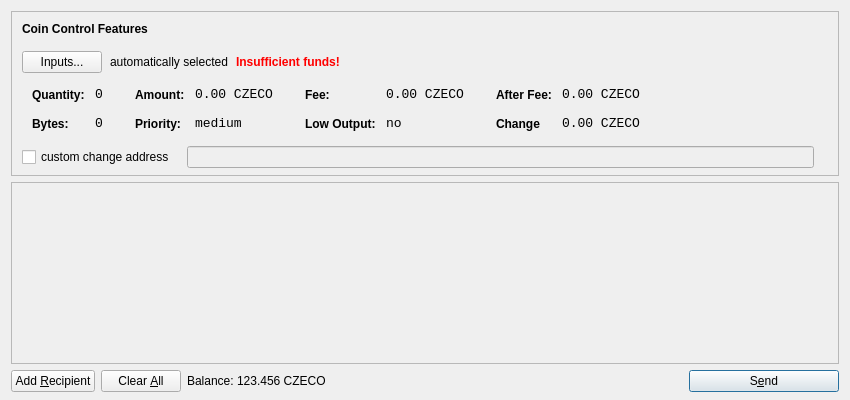
<?xml version="1.0" encoding="UTF-8"?>
<ui version="4.0">
 <class>SendCoinsDialog</class>
 <widget class="QDialog" name="SendCoinsDialog">
  <property name="geometry">
   <rect>
    <x>0</x>
    <y>0</y>
    <width>850</width>
    <height>400</height>
   </rect>
  </property>
  <property name="windowTitle">
   <string>Send Coins</string>
  </property>
  <layout class="QVBoxLayout" name="verticalLayout" stretch="0,1,0">
   <property name="bottomMargin">
    <number>8</number>
   </property>
   <item>
    <widget class="QFrame" name="frameCoinControl">
     <property name="sizePolicy">
      <sizepolicy hsizetype="Expanding" vsizetype="Expanding">
       <horstretch>0</horstretch>
       <verstretch>0</verstretch>
      </sizepolicy>
     </property>
     <property name="maximumSize">
      <size>
       <width>16777215</width>
       <height>16777215</height>
      </size>
     </property>
     <property name="frameShape">
      <enum>QFrame::StyledPanel</enum>
     </property>
     <property name="frameShadow">
      <enum>QFrame::Sunken</enum>
     </property>
     <layout class="QVBoxLayout" name="verticalLayoutCoinControl2">
      <property name="spacing">
       <number>-1</number>
      </property>
      <property name="leftMargin">
       <number>0</number>
      </property>
      <property name="topMargin">
       <number>0</number>
      </property>
      <property name="rightMargin">
       <number>0</number>
      </property>
      <property name="bottomMargin">
       <number>6</number>
      </property>
      <item>
       <layout class="QVBoxLayout" name="verticalLayoutCoinControl" stretch="0,0,0,0,1">
        <property name="spacing">
         <number>0</number>
        </property>
        <property name="leftMargin">
         <number>10</number>
        </property>
        <property name="topMargin">
         <number>10</number>
        </property>
        <item>
         <layout class="QHBoxLayout" name="horizontalLayoutCoinControl1">
          <property name="bottomMargin">
           <number>15</number>
          </property>
          <item>
           <widget class="QLabel" name="labelCoinControlFeatures">
            <property name="sizePolicy">
             <sizepolicy hsizetype="Preferred" vsizetype="Maximum">
              <horstretch>0</horstretch>
              <verstretch>0</verstretch>
             </sizepolicy>
            </property>
            <property name="font">
             <font>
              <weight>75</weight>
              <bold>true</bold>
             </font>
            </property>
            <property name="styleSheet">
             <string notr="true">font-weight:bold;</string>
            </property>
            <property name="text">
             <string>Coin Control Features</string>
            </property>
           </widget>
          </item>
         </layout>
        </item>
        <item>
         <layout class="QHBoxLayout" name="horizontalLayoutCoinControl2" stretch="0,0,0,0">
          <property name="spacing">
           <number>8</number>
          </property>
          <property name="bottomMargin">
           <number>10</number>
          </property>
          <item>
           <widget class="QPushButton" name="pushButtonCoinControl">
            <property name="styleSheet">
             <string notr="true"/>
            </property>
            <property name="text">
             <string>Inputs...</string>
            </property>
           </widget>
          </item>
          <item>
           <widget class="QLabel" name="labelCoinControlAutomaticallySelected">
            <property name="text">
             <string>automatically selected</string>
            </property>
            <property name="margin">
             <number>5</number>
            </property>
           </widget>
          </item>
          <item>
           <widget class="QLabel" name="labelCoinControlInsuffFunds">
            <property name="font">
             <font>
              <weight>75</weight>
              <bold>true</bold>
             </font>
            </property>
            <property name="styleSheet">
             <string notr="true">color:red;font-weight:bold;</string>
            </property>
            <property name="text">
             <string>Insufficient funds!</string>
            </property>
            <property name="margin">
             <number>5</number>
            </property>
           </widget>
          </item>
          <item>
           <spacer name="horizontalSpacerCoinControl">
            <property name="orientation">
             <enum>Qt::Horizontal</enum>
            </property>
            <property name="sizeHint" stdset="0">
             <size>
              <width>40</width>
              <height>1</height>
             </size>
            </property>
           </spacer>
          </item>
         </layout>
        </item>
        <item>
         <widget class="QWidget" name="widgetCoinControl" native="true">
          <property name="sizePolicy">
           <sizepolicy hsizetype="Preferred" vsizetype="Preferred">
            <horstretch>0</horstretch>
            <verstretch>0</verstretch>
           </sizepolicy>
          </property>
          <property name="minimumSize">
           <size>
            <width>0</width>
            <height>0</height>
           </size>
          </property>
          <property name="styleSheet">
           <string notr="true"/>
          </property>
          <layout class="QHBoxLayout" name="horizontalLayoutCoinControl5">
           <property name="margin">
            <number>0</number>
           </property>
           <item>
            <layout class="QHBoxLayout" name="horizontalLayoutCoinControl3" stretch="0,0,0,1">
             <property name="spacing">
              <number>20</number>
             </property>
             <property name="topMargin">
              <number>0</number>
             </property>
             <property name="bottomMargin">
              <number>10</number>
             </property>
             <item>
              <layout class="QFormLayout" name="formLayoutCoinControl1">
               <property name="horizontalSpacing">
                <number>10</number>
               </property>
               <property name="verticalSpacing">
                <number>14</number>
               </property>
               <property name="leftMargin">
                <number>10</number>
               </property>
               <property name="topMargin">
                <number>4</number>
               </property>
               <property name="rightMargin">
                <number>6</number>
               </property>
               <item row="0" column="0">
                <widget class="QLabel" name="labelCoinControlQuantityText">
                 <property name="styleSheet">
                  <string notr="true">font-weight:bold;</string>
                 </property>
                 <property name="text">
                  <string>Quantity:</string>
                 </property>
                 <property name="margin">
                  <number>0</number>
                 </property>
                </widget>
               </item>
               <item row="0" column="1">
                <widget class="QLabel" name="labelCoinControlQuantity">
                 <property name="font">
                  <font>
                   <family>Monospace</family>
                   <pointsize>10</pointsize>
                  </font>
                 </property>
                 <property name="cursor">
                  <cursorShape>IBeamCursor</cursorShape>
                 </property>
                 <property name="contextMenuPolicy">
                  <enum>Qt::ActionsContextMenu</enum>
                 </property>
                 <property name="text">
                  <string>0</string>
                 </property>
                 <property name="margin">
                  <number>0</number>
                 </property>
                 <property name="textInteractionFlags">
                  <set>Qt::LinksAccessibleByMouse|Qt::TextSelectableByKeyboard|Qt::TextSelectableByMouse</set>
                 </property>
                </widget>
               </item>
               <item row="1" column="0">
                <widget class="QLabel" name="labelCoinControlBytesText">
                 <property name="styleSheet">
                  <string notr="true">font-weight:bold;</string>
                 </property>
                 <property name="text">
                  <string>Bytes:</string>
                 </property>
                </widget>
               </item>
               <item row="1" column="1">
                <widget class="QLabel" name="labelCoinControlBytes">
                 <property name="font">
                  <font>
                   <family>Monospace</family>
                   <pointsize>10</pointsize>
                  </font>
                 </property>
                 <property name="cursor">
                  <cursorShape>IBeamCursor</cursorShape>
                 </property>
                 <property name="contextMenuPolicy">
                  <enum>Qt::ActionsContextMenu</enum>
                 </property>
                 <property name="text">
                  <string>0</string>
                 </property>
                 <property name="textInteractionFlags">
                  <set>Qt::LinksAccessibleByMouse|Qt::TextSelectableByKeyboard|Qt::TextSelectableByMouse</set>
                 </property>
                </widget>
               </item>
              </layout>
             </item>
             <item>
              <layout class="QFormLayout" name="formLayoutCoinControl2">
               <property name="horizontalSpacing">
                <number>10</number>
               </property>
               <property name="verticalSpacing">
                <number>14</number>
               </property>
               <property name="leftMargin">
                <number>6</number>
               </property>
               <property name="topMargin">
                <number>4</number>
               </property>
               <property name="rightMargin">
                <number>6</number>
               </property>
               <item row="0" column="0">
                <widget class="QLabel" name="labelCoinControlAmountText">
                 <property name="styleSheet">
                  <string notr="true">font-weight:bold;</string>
                 </property>
                 <property name="text">
                  <string>Amount:</string>
                 </property>
                 <property name="margin">
                  <number>0</number>
                 </property>
                </widget>
               </item>
               <item row="0" column="1">
                <widget class="QLabel" name="labelCoinControlAmount">
                 <property name="font">
                  <font>
                   <family>Monospace</family>
                   <pointsize>10</pointsize>
                  </font>
                 </property>
                 <property name="cursor">
                  <cursorShape>IBeamCursor</cursorShape>
                 </property>
                 <property name="contextMenuPolicy">
                  <enum>Qt::ActionsContextMenu</enum>
                 </property>
                 <property name="text">
                  <string>0.00 CZECO</string>
                 </property>
                 <property name="textInteractionFlags">
                  <set>Qt::LinksAccessibleByMouse|Qt::TextSelectableByKeyboard|Qt::TextSelectableByMouse</set>
                 </property>
                </widget>
               </item>
               <item row="1" column="0">
                <widget class="QLabel" name="labelCoinControlPriorityText">
                 <property name="styleSheet">
                  <string notr="true">font-weight:bold;</string>
                 </property>
                 <property name="text">
                  <string>Priority:</string>
                 </property>
                </widget>
               </item>
               <item row="1" column="1">
                <widget class="QLabel" name="labelCoinControlPriority">
                 <property name="font">
                  <font>
                   <family>Monospace</family>
                   <pointsize>10</pointsize>
                  </font>
                 </property>
                 <property name="cursor">
                  <cursorShape>IBeamCursor</cursorShape>
                 </property>
                 <property name="contextMenuPolicy">
                  <enum>Qt::ActionsContextMenu</enum>
                 </property>
                 <property name="text">
                  <string>medium</string>
                 </property>
                 <property name="textInteractionFlags">
                  <set>Qt::LinksAccessibleByMouse|Qt::TextSelectableByKeyboard|Qt::TextSelectableByMouse</set>
                 </property>
                </widget>
               </item>
              </layout>
             </item>
             <item>
              <layout class="QFormLayout" name="formLayoutCoinControl3">
               <property name="horizontalSpacing">
                <number>10</number>
               </property>
               <property name="verticalSpacing">
                <number>14</number>
               </property>
               <property name="leftMargin">
                <number>6</number>
               </property>
               <property name="topMargin">
                <number>4</number>
               </property>
               <property name="rightMargin">
                <number>6</number>
               </property>
               <item row="0" column="0">
                <widget class="QLabel" name="labelCoinControlFeeText">
                 <property name="styleSheet">
                  <string notr="true">font-weight:bold;</string>
                 </property>
                 <property name="text">
                  <string>Fee:</string>
                 </property>
                 <property name="margin">
                  <number>0</number>
                 </property>
                </widget>
               </item>
               <item row="0" column="1">
                <widget class="QLabel" name="labelCoinControlFee">
                 <property name="font">
                  <font>
                   <family>Monospace</family>
                   <pointsize>10</pointsize>
                  </font>
                 </property>
                 <property name="cursor">
                  <cursorShape>IBeamCursor</cursorShape>
                 </property>
                 <property name="contextMenuPolicy">
                  <enum>Qt::ActionsContextMenu</enum>
                 </property>
                 <property name="text">
                  <string>0.00 CZECO</string>
                 </property>
                 <property name="textInteractionFlags">
                  <set>Qt::LinksAccessibleByMouse|Qt::TextSelectableByKeyboard|Qt::TextSelectableByMouse</set>
                 </property>
                </widget>
               </item>
               <item row="1" column="0">
                <widget class="QLabel" name="labelCoinControlLowOutputText">
                 <property name="styleSheet">
                  <string notr="true">font-weight:bold;</string>
                 </property>
                 <property name="text">
                  <string>Low Output:</string>
                 </property>
                </widget>
               </item>
               <item row="1" column="1">
                <widget class="QLabel" name="labelCoinControlLowOutput">
                 <property name="font">
                  <font>
                   <family>Monospace</family>
                   <pointsize>10</pointsize>
                  </font>
                 </property>
                 <property name="cursor">
                  <cursorShape>IBeamCursor</cursorShape>
                 </property>
                 <property name="contextMenuPolicy">
                  <enum>Qt::ActionsContextMenu</enum>
                 </property>
                 <property name="text">
                  <string>no</string>
                 </property>
                 <property name="textInteractionFlags">
                  <set>Qt::LinksAccessibleByMouse|Qt::TextSelectableByKeyboard|Qt::TextSelectableByMouse</set>
                 </property>
                </widget>
               </item>
              </layout>
             </item>
             <item>
              <layout class="QFormLayout" name="formLayoutCoinControl4">
               <property name="horizontalSpacing">
                <number>10</number>
               </property>
               <property name="verticalSpacing">
                <number>14</number>
               </property>
               <property name="leftMargin">
                <number>6</number>
               </property>
               <property name="topMargin">
                <number>4</number>
               </property>
               <property name="rightMargin">
                <number>6</number>
               </property>
               <item row="0" column="0">
                <widget class="QLabel" name="labelCoinControlAfterFeeText">
                 <property name="styleSheet">
                  <string notr="true">font-weight:bold;</string>
                 </property>
                 <property name="text">
                  <string>After Fee:</string>
                 </property>
                 <property name="margin">
                  <number>0</number>
                 </property>
                </widget>
               </item>
               <item row="0" column="1">
                <widget class="QLabel" name="labelCoinControlAfterFee">
                 <property name="font">
                  <font>
                   <family>Monospace</family>
                   <pointsize>10</pointsize>
                  </font>
                 </property>
                 <property name="cursor">
                  <cursorShape>IBeamCursor</cursorShape>
                 </property>
                 <property name="contextMenuPolicy">
                  <enum>Qt::ActionsContextMenu</enum>
                 </property>
                 <property name="text">
                  <string>0.00 CZECO</string>
                 </property>
                 <property name="textInteractionFlags">
                  <set>Qt::LinksAccessibleByMouse|Qt::TextSelectableByKeyboard|Qt::TextSelectableByMouse</set>
                 </property>
                </widget>
               </item>
               <item row="1" column="0">
                <widget class="QLabel" name="labelCoinControlChangeText">
                 <property name="styleSheet">
                  <string notr="true">font-weight:bold;</string>
                 </property>
                 <property name="text">
                  <string>Change</string>
                 </property>
                </widget>
               </item>
               <item row="1" column="1">
                <widget class="QLabel" name="labelCoinControlChange">
                 <property name="font">
                  <font>
                   <family>Monospace</family>
                   <pointsize>10</pointsize>
                  </font>
                 </property>
                 <property name="cursor">
                  <cursorShape>IBeamCursor</cursorShape>
                 </property>
                 <property name="contextMenuPolicy">
                  <enum>Qt::ActionsContextMenu</enum>
                 </property>
                 <property name="text">
                  <string>0.00 CZECO</string>
                 </property>
                 <property name="textInteractionFlags">
                  <set>Qt::LinksAccessibleByMouse|Qt::TextSelectableByKeyboard|Qt::TextSelectableByMouse</set>
                 </property>
                </widget>
               </item>
              </layout>
             </item>
            </layout>
           </item>
          </layout>
         </widget>
        </item>
        <item>
         <layout class="QHBoxLayout" name="horizontalLayoutCoinControl4" stretch="0,0,0">
          <property name="spacing">
           <number>12</number>
          </property>
          <property name="sizeConstraint">
           <enum>QLayout::SetDefaultConstraint</enum>
          </property>
          <property name="topMargin">
           <number>5</number>
          </property>
          <property name="rightMargin">
           <number>5</number>
          </property>
          <item>
           <widget class="QCheckBox" name="checkBoxCoinControlChange">
            <property name="text">
             <string>custom change address</string>
            </property>
           </widget>
          </item>
          <item>
           <widget class="QLineEdit" name="lineEditCoinControlChange">
            <property name="enabled">
             <bool>false</bool>
            </property>
            <property name="sizePolicy">
             <sizepolicy hsizetype="Expanding" vsizetype="Fixed">
              <horstretch>0</horstretch>
              <verstretch>0</verstretch>
             </sizepolicy>
            </property>
           </widget>
          </item>
          <item>
           <widget class="QLabel" name="labelCoinControlChangeLabel">
            <property name="sizePolicy">
             <sizepolicy hsizetype="Preferred" vsizetype="Expanding">
              <horstretch>0</horstretch>
              <verstretch>0</verstretch>
             </sizepolicy>
            </property>
            <property name="minimumSize">
             <size>
              <width>0</width>
              <height>0</height>
             </size>
            </property>
            <property name="text">
             <string/>
            </property>
            <property name="margin">
             <number>3</number>
            </property>
           </widget>
          </item>
         </layout>
        </item>
        <item>
         <spacer name="verticalSpacerCoinControl">
          <property name="orientation">
           <enum>Qt::Vertical</enum>
          </property>
          <property name="sizeHint" stdset="0">
           <size>
            <width>800</width>
            <height>1</height>
           </size>
          </property>
         </spacer>
        </item>
       </layout>
      </item>
     </layout>
    </widget>
   </item>
   <item>
    <widget class="QScrollArea" name="scrollArea">
     <property name="widgetResizable">
      <bool>true</bool>
     </property>
     <widget class="QWidget" name="scrollAreaWidgetContents">
      <property name="geometry">
       <rect>
        <x>0</x>
        <y>0</y>
        <width>830</width>
        <height>165</height>
       </rect>
      </property>
      <layout class="QVBoxLayout" name="verticalLayout_2">
       <property name="margin">
        <number>0</number>
       </property>
       <item>
        <layout class="QVBoxLayout" name="entries">
         <property name="spacing">
          <number>6</number>
         </property>
        </layout>
       </item>
       <item>
        <spacer name="verticalSpacer">
         <property name="orientation">
          <enum>Qt::Vertical</enum>
         </property>
         <property name="sizeHint" stdset="0">
          <size>
           <width>20</width>
           <height>40</height>
          </size>
         </property>
        </spacer>
       </item>
      </layout>
     </widget>
    </widget>
   </item>
   <item>
    <layout class="QHBoxLayout" name="horizontalLayout">
     <item>
      <widget class="QPushButton" name="addButton">
       <property name="toolTip">
        <string>Send to multiple recipients at once</string>
       </property>
       <property name="text">
        <string>Add &amp;Recipient</string>
       </property>
       <property name="icon">
        <iconset resource="../bitcoin.qrc">
         <normaloff>:/icons/add</normaloff>:/icons/add</iconset>
       </property>
       <property name="autoDefault">
        <bool>false</bool>
       </property>
      </widget>
     </item>
     <item>
      <widget class="QPushButton" name="clearButton">
       <property name="sizePolicy">
        <sizepolicy hsizetype="Minimum" vsizetype="Fixed">
         <horstretch>0</horstretch>
         <verstretch>0</verstretch>
        </sizepolicy>
       </property>
       <property name="toolTip">
        <string>Remove all transaction fields</string>
       </property>
       <property name="text">
        <string>Clear &amp;All</string>
       </property>
       <property name="icon">
        <iconset resource="../bitcoin.qrc">
         <normaloff>:/icons/remove</normaloff>:/icons/remove</iconset>
       </property>
       <property name="autoRepeatDelay">
        <number>300</number>
       </property>
       <property name="autoDefault">
        <bool>false</bool>
       </property>
      </widget>
     </item>
     <item>
      <layout class="QHBoxLayout" name="horizontalLayout_2">
       <property name="spacing">
        <number>3</number>
       </property>
       <item>
        <widget class="QLabel" name="label">
         <property name="sizePolicy">
          <sizepolicy hsizetype="Preferred" vsizetype="Fixed">
           <horstretch>0</horstretch>
           <verstretch>0</verstretch>
          </sizepolicy>
         </property>
         <property name="text">
          <string>Balance:</string>
         </property>
        </widget>
       </item>
       <item>
        <widget class="QLabel" name="labelBalance">
         <property name="sizePolicy">
          <sizepolicy hsizetype="Preferred" vsizetype="Fixed">
           <horstretch>0</horstretch>
           <verstretch>0</verstretch>
          </sizepolicy>
         </property>
         <property name="cursor">
          <cursorShape>IBeamCursor</cursorShape>
         </property>
         <property name="text">
          <string>123.456 CZECO</string>
         </property>
         <property name="textInteractionFlags">
          <set>Qt::LinksAccessibleByMouse|Qt::TextSelectableByKeyboard|Qt::TextSelectableByMouse</set>
         </property>
        </widget>
       </item>
      </layout>
     </item>
     <item>
      <spacer name="horizontalSpacer">
       <property name="orientation">
        <enum>Qt::Horizontal</enum>
       </property>
       <property name="sizeHint" stdset="0">
        <size>
         <width>40</width>
         <height>20</height>
        </size>
       </property>
      </spacer>
     </item>
     <item>
      <widget class="QPushButton" name="sendButton">
       <property name="minimumSize">
        <size>
         <width>150</width>
         <height>0</height>
        </size>
       </property>
       <property name="toolTip">
        <string>Confirm the send action</string>
       </property>
       <property name="text">
        <string>S&amp;end</string>
       </property>
       <property name="icon">
        <iconset resource="../bitcoin.qrc">
         <normaloff>:/icons/send</normaloff>:/icons/send</iconset>
       </property>
       <property name="default">
        <bool>true</bool>
       </property>
      </widget>
     </item>
    </layout>
   </item>
  </layout>
 </widget>
 <resources>
  <include location="../bitcoin.qrc"/>
 </resources>
 <connections/>
</ui>
